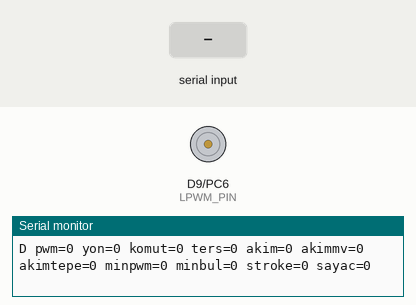
The program below on a simulated STM32 Nucleo. On the bench: motor-driver pin pairs drawn as motors (green arrow = first pin HIGH = forward, orange = second pin HIGH = backward, longer = more drive, scaled by the enable pin), the last lines printed to the serial monitor. The inputs (shaded band) are chosen by the test bench.

Above: at 1.2 s.
1.3 s: "m90\n" received over Serial
At 1.67 s:
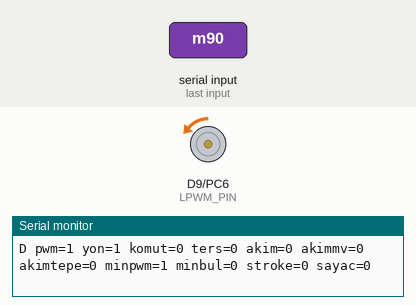
4.3 s: "t\n" received over Serial
5.8 s: "s90\n" received over Serial
At 6.8 s:
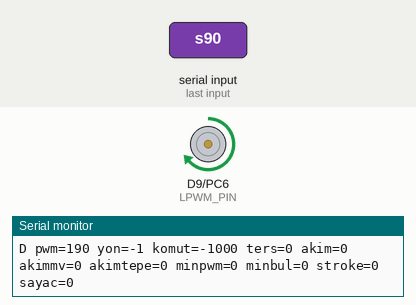
7.3 s: "f90\n" received over Serial
At 7.9 s:
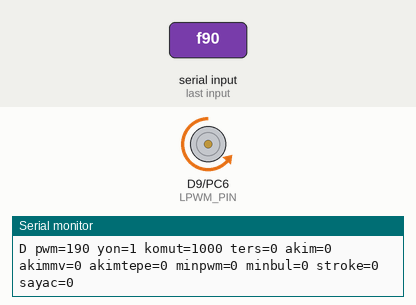
8.8 s: "s,45\n" received over Serial
At 9.1 s:
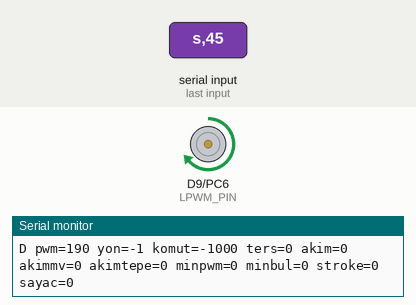
10.3 s: "f,45\n" received over Serial
At 11.4 s:
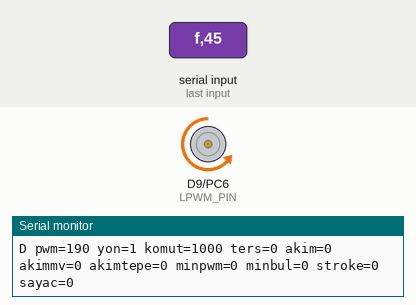
Timing chart, 0 to 31.8 s (numbered marks = the images above; inputs shaded):
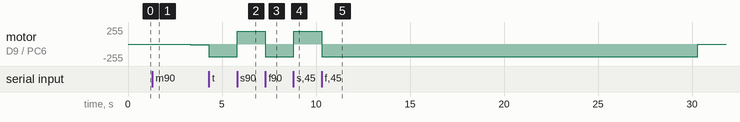

Measured:
- after the input at 1.3 s, motor on D9 (LPWM_PIN) / PC6 (RPWM_PIN): moves from stopped to backward 11/255 over 2.5 s, starting after 0.25 s
- after the input at 5.8 s, motor on D9 (LPWM_PIN) / PC6 (RPWM_PIN): backward 190/255 → forward 190/255 at once
- after the input at 7.3 s, motor on D9 (LPWM_PIN) / PC6 (RPWM_PIN): forward 190/255 → backward 190/255 at once
- after the input at 8.8 s, motor on D9 (LPWM_PIN) / PC6 (RPWM_PIN): backward 190/255 → forward 190/255 at once
- after the input at 10.3 s, motor on D9 (LPWM_PIN) / PC6 (RPWM_PIN): forward 190/255 → backward 190/255 at once, → stopped 20.0 s later

The program:

main.cpp
```cpp
// (licence header left out)
/*
 * fren_f767 — FREN AKTÜATÖRÜ + BTS7960B TEZGAH TESTİ (NUCLEO-F767ZI)
 *
 * `fren_mega`nin F767 portu. 30 Ağustos 2026'da Mega tasarımdan çıktı;
 * ölçümlerin kendisi değişmedi, kart ve pinler değişti.
 *
 * ── NEDEN BU TEST ───────────────────────────────────────────────────────────
 * Frende konum sensörü YOK ve ACS712 24 Ağustos'ta sistemden çıkarıldı.
 * Geriye tek koruma kaldı: `BRAKE_STALL_MS` zaman aşımı — ve o **2500 ms
 * tahmindir, ölçülmedi.** Kısa olursa fren yolun ortasında kesilir; uzun
 * olursa aktüatör uca dayanmış hâlde 2,5 saniye zorlanır.
 *
 * Dört ölçüm:
 *   1. FREN_TERS     — "uygula" komutu gerçekten frene basıyor mu
 *   2. BRAKE_PWM_MIN — aktüatörün kımıldadığı en düşük PWM (şu an 0 yazılı)
 *   3. Tam stroke süresi → BRAKE_STALL_MS bundan UZUN olmalı
 *   4. 🔴 F767'YE ÖZEL: köprü **3,3 V mantıkla** sürülüyor mu — Mega'da giriş
 *      5 V'tu, burada 3,3 V. BTS7960B'nin eşiği VCC'ye göre tanımlı ve bu
 *      nokta tasarımda **tek doğrulanmamış madde** olarak duruyor.
 *      Belirti: hiç dönmez, ya da tam PWM'de bile zayıf/kararsız döner.
 *      Çıkışı: `PWM_MIN` beklenenden çok yüksek çıkarsa şüphelen.
 *
 * ⚠⚠ GÜVENLİK — OKUMADAN BAĞLAMA
 *   • `B+` **12 V hattına** gider (araçta 4S LiPo). Tavanı ~27 V.
 *     **48 V'a bağlarsan modül anında ölür.**
 *   • **RPWM/LPWM/EN üçüne de 10 kΩ pull-down ŞART.** STM32 reset'ten
 *     `setup()`a kadar pinleri **giriş-yüzer** bırakır; o aralıkta köprüyü
 *     tutan tek şey bu dirençlerdir. (Mega'da da kuraldı, burada zorunlu.)
 *   • İki PWM kanalı ASLA aynı anda yüksek olmamalı — modül belgesinde
 *     karşılığı tek kelime: "BURN". Kod bunu sırayla yazarak engelliyor.
 *   • `B−` ile kartın `GND`si ORTAK olmalı, yoksa PWM'in referansı olmaz.
 *
 * ── DERLEME / YÜKLEME ───────────────────────────────────────────────────────
 *   cd ~/ika/testler/fren_f767
 *   ~/ika/testler/yukle.sh fren_f767        (derler + yukler)
 * 🔴 WSL'de ne `pio run -t upload` ne `cp ... /mnt/d/` calisir — yukle.sh
 *    kopyalamayi Windows'a yaptirir.
 * ⚠ Yüklemeden önce panoyu KAPAT — seri portu tutuyor. Port: COM6.
 */

#include <Arduino.h>

// ── PİNLER — araçtakiyle AYNI (BAGLANTI_HARITASI.md F767 tablosu) ───────────
const uint32_t RPWM_PIN = PC6;   // CN12-4  (D16) — "fren UYGULA" yonu
const uint32_t LPWM_PIN = PC7;   // CN12-19 (D21) — "fren SERBEST" yonu
const uint32_t EN_PIN   = PC8;   // CN12-2  (D43) — R_EN + L_EN kopruluk

// PC6/PC7 = TIM3_CH1/CH2 — ayni zamanlayicinin iki kanali, cakisma yok.
// TIM3 gosterge hatti (PB4) 30 Agu'da tasarimdan cikinca bosaldi.

// Akim okuma — BTS7960B'nin R_IS / L_IS uclari. OPSIYONEL.
// A0/A1 secildi: ADC123, Ethernet RMII'nin tuttugu pinlerin disinda, bos.
const uint32_t RIS_PIN = A0;     // PA3
const uint32_t LIS_PIN = A1;     // PC0
bool akim_bagli = false;         // 'a' komutuyla acilir

// ── AYARLAR — araçtakiyle AYNI ──────────────────────────────────────────────
// ⚠ TAM GÜÇ DEĞİL. Köprü 4S LiPo'dan besleniyor (14,8–16,8 V), aktüatör 12 V.
// 190/255 ≈ %75 → 16,8 V × 0,75 ≈ 12,6 V. Bu tavanı YÜKSELTME.
const uint8_t PWM_MAX = 190;
bool fren_ters = false;          // 'r' komutuyla cevrilir — 1. olcum bu

// Tezgah koruması: hicbir komut bundan uzun sure kopruyu surmez.
// Amac uca dayanmis aktuatoru gozetimsiz birakmamak.
// 🔴 31 Agu 2026: 8000 -> 20000. Ilk stroke olcumu 7571 ms cikti, yani 8 sn
// sinirina degmek uzereydi ve UCTAN UCA olcum onu kesin asacakti. Koruma
// olcumu kesmemeli; 20 sn hala gozetimsiz aktuatoru koruyacak kadar kisa.
const uint32_t KORUMA_MS = 20000;
uint32_t surus_bas = 0;          // 0 = surulmuyor

// ── Durum ───────────────────────────────────────────────────────────────────
int16_t  komut_binde = 0;        // -1000 serbest .. +1000 uygula
int8_t   yon_akt = 0;
uint8_t  pwm_akt = 0;
uint16_t akim_ham = 0, akim_tepe = 0;
uint16_t akim_mv  = 0;

// Otomatik PWM_MIN arama
bool     min_arama = false;
uint8_t  min_pwm = 0;
uint8_t  min_bulundu = 0;
uint32_t min_adim_t = 0;

// Stroke suresi olcumu
bool     stroke_olcum = false;
uint32_t stroke_bas = 0;
uint16_t stroke_ms = 0;

// ─────────────────────────────────────────────────────────────────────────────
// SIRA ÖNEMLİ: önce kapanacak kanal sıfırlanır, sonra öteki yazılır. Ters
// sırada iki kanal bir an birden yüksek kalır ve iki yarım köprü aynı anda
// iletime girer.
void pwm_yaz(int rpwm, int lpwm) {
  if (rpwm == 0) {
    analogWrite(RPWM_PIN, 0);
    analogWrite(LPWM_PIN, lpwm);
  } else {
    analogWrite(LPWM_PIN, 0);
    analogWrite(RPWM_PIN, rpwm);
  }
}

void kopru_dur() { pwm_yaz(0, 0); yon_akt = 0; pwm_akt = 0; surus_bas = 0; }

// hiz: +1 tam UYGULA, -1 tam SERBEST, 0 DUR (bulundugu yerde kalir —
// aktuator vidali, surus kesilince konumunu korur).
void fren_hiz_ham(float hiz) {
  if (hiz >  1.0f) hiz =  1.0f;
  if (hiz < -1.0f) hiz = -1.0f;
  if (fren_ters) hiz = -hiz;

  int8_t yon = (hiz > 0.02f) ? 1 : (hiz < -0.02f ? -1 : 0);
  if (yon == 0) { kopru_dur(); return; }

  uint8_t pwm = (uint8_t)(fabsf(hiz) * PWM_MAX);
  yon_akt = yon;
  pwm_akt = pwm;
  surus_bas = millis();
  if (yon > 0) pwm_yaz(pwm, 0);
  else         pwm_yaz(0, pwm);
}

// Ham PWM ile surer — PWM_MIN aramasi icin (0-255 dogrudan).
void ham_pwm_sur(uint8_t pwm, int8_t yon) {
  if (fren_ters) yon = -yon;
  yon_akt = yon; pwm_akt = pwm;
  surus_bas = millis();
  if (yon > 0) pwm_yaz(pwm, 0);
  else         pwm_yaz(0, pwm);
}

void akim_oku() {
  if (!akim_bagli) { akim_ham = 0; akim_mv = 0; return; }
  // Hangi yon suruluyorsa o tarafin IS ucu anlamli.
  akim_ham = (uint16_t)analogRead(yon_akt >= 0 ? RIS_PIN : LIS_PIN);
  // 12 bit, VDDA = 3,3 V.  ham -> mV
  akim_mv  = (uint16_t)(((uint32_t)akim_ham * 3300UL) / 4095UL);
  if (akim_ham > akim_tepe) akim_tepe = akim_ham;
}

// ─────────────────────────────────────────────────────────────────────────────
// Komutlar
//   f:<binde>  fren uygula (0..1000)      s:<binde>  serbest birak
//   d          DUR                        r          FREN_TERS'i cevir
//   m          PWM_MIN aramasini baslat   k          "KIMILDADI" isareti
//   t          stroke suresi olcumunu baslat   u   "DAYANDI" isareti
//   a          akim okumayi ac/kapa       z          sayaclari sifirla
void komut_isle(char *s) {
  char c = s[0];
  long v = 0;
  char *iki = strchr(s, ':');
  if (iki) v = atol(iki + 1);

  if (c == 'f' || c == 's') {
    min_arama = false; stroke_olcum = false;
    if (v <= 0) v = 1000;
    if (v > 1000) v = 1000;
    fren_hiz_ham((c == 'f' ? 1.0f : -1.0f) * (float)v / 1000.0f);
    komut_binde = (int16_t)((c == 'f') ? v : -v);
    Serial.print(F("# ")); Serial.print(c == 'f' ? F("UYGULA ") : F("SERBEST "));
    Serial.println(v);
  } else if (c == 'd') {
    min_arama = false; stroke_olcum = false;
    kopru_dur(); komut_binde = 0;
    Serial.println(F("# DUR (aktuator bulundugu yerde kalir)"));
  } else if (c == 'r') {
    fren_ters = !fren_ters;
    kopru_dur();
    Serial.print(F("# FREN_TERS = ")); Serial.println(fren_ters ? F("true") : F("false"));
    Serial.println(F("#   'UYGULA' komutu freni BIRAKIYORSA bu ayar dogru degildi."));
  } else if (c == 'm') {
    // Sifirdan baslayip her 250 ms'de PWM'i 1 artirir. Aktuator kimildayinca
    // 'k' basilir ve o an ki PWM = BRAKE_PWM_MIN.
    min_arama = true; stroke_olcum = false;
    min_pwm = 0; min_bulundu = 0; min_adim_t = millis();
    Serial.println(F("# PWM_MIN aramasi basladi. AKTUATORU IZLE."));
    Serial.println(F("#   ilk kimildadigi anda panodan 'KIMILDADI'ya bas."));
  } else if (c == 'k') {
    if (min_arama) {
      min_bulundu = min_pwm;
      min_arama = false;
      kopru_dur();
      Serial.print(F("# BRAKE_PWM_MIN = ")); Serial.println(min_bulundu);
      Serial.println(F("#   config.h'ye bu sayi yazilacak (biraz pay birak)."));
    }
  } else if (c == 't') {
    // Tam gucte uygula ve sureyi say. Uca dayanip durdugunda 'u' basilir.
    min_arama = false;
    stroke_olcum = true; stroke_bas = millis(); stroke_ms = 0;
    akim_tepe = 0;
    fren_hiz_ham(1.0f);
    Serial.println(F("# STROKE OLCUMU basladi (tam guc UYGULA)."));
    Serial.println(F("#   uca dayanip durdugunda 'DAYANDI'ya bas."));
  } else if (c == 'u') {
    if (stroke_olcum) {
      stroke_ms = (uint16_t)(millis() - stroke_bas);
      stroke_olcum = false;
      kopru_dur();
      Serial.print(F("# TAM STROKE = ")); Serial.print(stroke_ms);
      Serial.println(F(" ms"));
      Serial.print(F("#   BRAKE_STALL_MS bundan UZUN olmali. Onerilen: "));
      Serial.println((uint16_t)(stroke_ms * 1.4f));
    }
  } else if (c == 'a') {
    akim_bagli = !akim_bagli;
    akim_tepe = 0;
    Serial.print(F("# akim okuma ")); Serial.println(akim_bagli ? F("ACIK (A0/A1)") : F("kapali"));
  } else if (c == 'z') {
    akim_tepe = 0; stroke_ms = 0; min_bulundu = 0;
    Serial.println(F("# sayaclar sifirlandi"));
  }
}

// ─────────────────────────────────────────────────────────────────────────────
char tampon[24];
uint8_t tampon_n = 0;
uint32_t t_rapor = 0;

void setup() {
  Serial.begin(115200);

  // ⚠ Once seviye yaz, SONRA cikis yap. Ters sirada reset aninda kopru bir an
  // tanimsiz surulur ve aktuator seyirir.  (STM32'de de gecerli: digitalWrite
  // ODR'ye yaziyor, pin cikisa alininca o seviye disari verilir.)
  digitalWrite(RPWM_PIN, LOW); pinMode(RPWM_PIN, OUTPUT);
  digitalWrite(LPWM_PIN, LOW); pinMode(LPWM_PIN, OUTPUT);

  analogWriteResolution(8);        // PWM_MAX = 190 -> 255 tabanina gore
  analogWrite(RPWM_PIN, 0);
  analogWrite(LPWM_PIN, 0);

  analogReadResolution(12);        // IS okumasi 0..4095

  digitalWrite(EN_PIN, LOW); pinMode(EN_PIN, OUTPUT);
  digitalWrite(EN_PIN, HIGH);      // kopru acik (R_EN + L_EN kopruluk)

  Serial.println();
  Serial.println(F("# fren_f767 — fren aktuatoru + BTS7960B tezgah testi"));
  Serial.println(F("# pin: RPWM=PC6(CN12-4) LPWM=PC7(CN12-19) EN=PC8(CN12-2)"));
  Serial.println(F("# ⚠ B+ 12 V hattina. 48 V modulu oldurur."));
  Serial.println(F("# ⚠ RPWM/LPWM/EN ucune de 10k pull-down ŞART (STM32 reset'te yuzer)."));
  Serial.println(F("# SIRA: 1) yon (FREN_TERS)  2) PWM_MIN  3) stroke suresi"));
  Serial.println(F("# 🔴 F767 farki: girisler 3,3 V mantikla suruluyor — bu test onu da yokluyor."));
}

void loop() {
  while (Serial.available()) {
    char c = Serial.read();
    if (c == '\n' || c == '\r') {
      if (tampon_n) { tampon[tampon_n] = 0; komut_isle(tampon); tampon_n = 0; }
    } else if (tampon_n < sizeof(tampon) - 1) {
      tampon[tampon_n++] = c;
    }
  }

  // PWM_MIN aramasi: her 250 ms'de bir kademe
  if (min_arama && millis() - min_adim_t >= 250) {
    min_adim_t = millis();
    if (min_pwm < PWM_MAX) {
      min_pwm++;
      ham_pwm_sur(min_pwm, 1);
    } else {
      min_arama = false;
      kopru_dur();
      Serial.println(F("# tavana gelindi, aktuator hic kimildamadi."));
      Serial.println(F("#   besleme? yon? kablo? B+ gercekten 12 V mi?"));
      Serial.println(F("#   ...ve F767'ye ozel: girisler 3,3 V'la surulemiyor olabilir."));
    }
  }

  // Tezgah korumasi — gozetimsiz surusu kes. PWM_MIN aramasi haric tutuldu:
  // orada surus zaten 250 ms'de bir yenileniyor ve akim kademe kademe artiyor.
  if (surus_bas && !min_arama && millis() - surus_bas >= KORUMA_MS) {
    kopru_dur(); komut_binde = 0; stroke_olcum = false;
    Serial.print(F("# ⚠ TEZGAH KORUMASI: "));
    Serial.print(KORUMA_MS / 1000); Serial.println(F(" sn kesintisiz surus -> kopru kesildi."));
    Serial.println(F("#   Stroke olcumu bu sureden uzun surduyse aktuator bu testte cok yavas."));
  }

  akim_oku();

  if (millis() - t_rapor >= 100) {
    t_rapor = millis();
    Serial.print(F("D pwm="));      Serial.print(pwm_akt);
    Serial.print(F(" yon="));       Serial.print(yon_akt);
    Serial.print(F(" komut="));     Serial.print(komut_binde);
    Serial.print(F(" ters="));      Serial.print(fren_ters ? 1 : 0);
    Serial.print(F(" akim="));      Serial.print(akim_ham);
    Serial.print(F(" akimmv="));    Serial.print(akim_mv);
    Serial.print(F(" akimtepe=")); Serial.print(akim_tepe);
    Serial.print(F(" minpwm="));    Serial.print(min_arama ? min_pwm : min_bulundu);
    Serial.print(F(" minbul="));    Serial.print(min_bulundu);
    Serial.print(F(" stroke="));    Serial.print(stroke_ms);
    Serial.print(F(" sayac="));
    Serial.println(stroke_olcum ? (uint16_t)(millis() - stroke_bas) : 0);
  }
}
```
